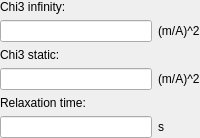
                <widget class="QWidget" name="page_NonlinearKerr_2">
                 <layout class="QGridLayout" name="gridLayout_33">
                  <property name="leftMargin">
                   <number>0</number>
                  </property>
                  <property name="topMargin">
                   <number>0</number>
                  </property>
                  <property name="rightMargin">
                   <number>0</number>
                  </property>
                  <property name="bottomMargin">
                   <number>0</number>
                  </property>
                  <property name="spacing">
                   <number>6</number>
                  </property>
                  <item row="0" column="0">
                   <widget class="QLabel" name="label_135">
                    <property name="text">
                     <string>Chi3 infinity:</string>
                    </property>
                   </widget>
                  </item>
                  <item row="3" column="0">
                   <widget class="QLineEdit" name="lineEdit_MaChi3Static"/>
                  </item>
                  <item row="5" column="1">
                   <widget class="QLabel" name="label_147">
                    <property name="text">
                     <string>s</string>
                    </property>
                   </widget>
                  </item>
                  <item row="1" column="1">
                   <widget class="QLabel" name="label_136">
                    <property name="text">
                     <string>(m/A)^2</string>
                    </property>
                   </widget>
                  </item>
                  <item row="1" column="0">
                   <widget class="QLineEdit" name="lineEdit_MaChi3Infinity"/>
                  </item>
                  <item row="2" column="0">
                   <widget class="QLabel" name="label_137">
                    <property name="text">
                     <string>Chi3 static:</string>
                    </property>
                   </widget>
                  </item>
                  <item row="4" column="0">
                   <widget class="QLabel" name="label_139">
                    <property name="text">
                     <string>Relaxation time:</string>
                    </property>
                   </widget>
                  </item>
                  <item row="3" column="1">
                   <widget class="QLabel" name="label_138">
                    <property name="text">
                     <string>(m/A)^2</string>
                    </property>
                   </widget>
                  </item>
                  <item row="5" column="0">
                   <widget class="QLineEdit" name="lineEdit_MaRelaxationTime1_3"/>
                  </item>
                 </layout>
                </widget>
